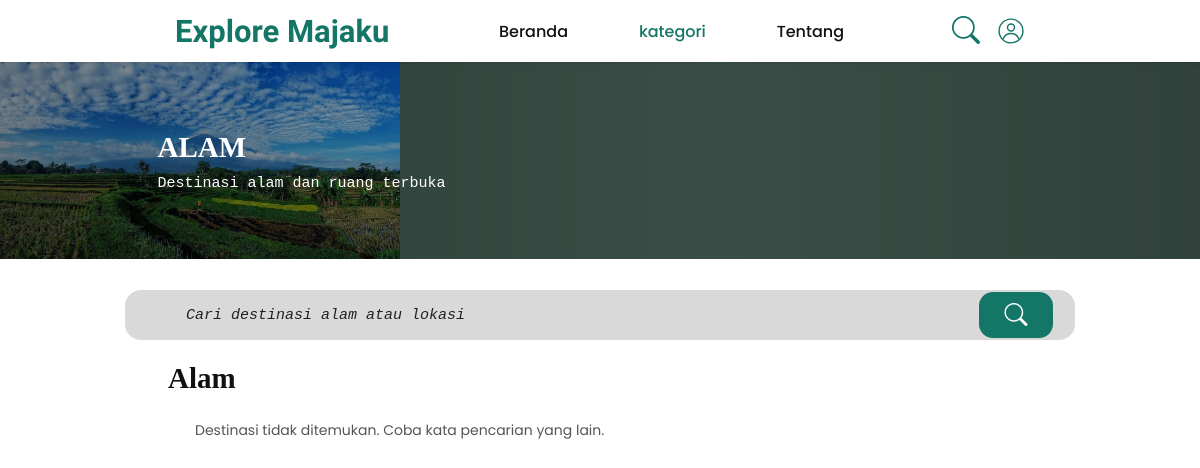
The page /FrontEnd/pages/kategori.php on the database its author committed.
### tables this page shows
CREATE TABLE `kategori` (
  `Id_kategori` int(12) NOT NULL AUTO_INCREMENT,
  `nama_kategori` varchar(255) NOT NULL,
  `deskripsi` text DEFAULT NULL,
  `gambar` varchar(600) DEFAULT NULL,
  `aktif` tinyint(1) NOT NULL DEFAULT 1,
  PRIMARY KEY (`Id_kategori`)
);

### Backend/database/wisata_repository.php (called while the page is built, shortened)
<?php
function fetchActiveCategories(mysqli $connection): array
{
    $result = $connection->query(
        "SELECT Id_kategori, nama_kategori, deskripsi, gambar
         FROM kategori
         WHERE aktif = 1
         ORDER BY nama_kategori"
    );
    $categories = $result->fetch_all(MYSQLI_ASSOC);
    return $categories;
}
function fetchTourismRows(mysqli $connection, array $filters = []): array
{
    $conditions = ["w.aktif = 1", "k.aktif = 1"];
    $parameters = [];
    $parameterTypes = "";
    if (isset($filters["id_kategori"]) && filter_var($filters["id_kategori"], FILTER_VALIDATE_INT)) {
        $conditions[] = "w.id_kategori = ?";
        $parameters[] = (int) $filters["id_kategori"];
        $parameterTypes .= "i";
    }
    foreach (["domisili", "id_kategori"] as $filter) {
        if (empty($filters[$filter . "_in"]) || !is_array($filters[$filter . "_in"])) {
            continue;
        }
        $values = array_values($filters[$filter . "_in"]);
        $conditions[] = "w.$filter IN (" . implode(",", array_fill(0, count($values), "?")) . ")";
    }
    $sql = "SELECT
                w.id_wisata,
                w.id_kategori,
                w.nama_wisata,
                w.deskripsi,
                w.alamat,
                w.domisili AS wilayah,
                w.harga_tiket,
                w.jam_buka,
                w.jam_tutup,
                w.latitude,
                w.longitude,
                w.Maps_Wisata,
                k.nama_kategori AS kategori,
                k.gambar AS gambar_kategori,
                (
                    SELECT f.link_foto
                    FROM foto_wisata AS f
                    WHERE f.id_wisata = w.id_wisata
                    ORDER BY f.Id_foto
                    LIMIT 1
                ) AS gambar,
                (
                    SELECT AVG(r.rating)
                    FROM ulasan AS r
                    WHERE r.Id_wisata = w.id_wisata
                ) AS rating,
                (
                    SELECT COUNT(*)
                    FROM ulasan AS r
                    WHERE r.Id_wisata = w.id_wisata
                ) AS jumlah_ulasan
            FROM wisata AS w
            INNER JOIN kategori AS k ON k.Id_kategori = w.id_kategori
            WHERE " . implode(" AND ", $conditions) . "
            ORDER BY w.nama_wisata";
    $statement = $connection->prepare($sql);
    if ($parameters !== []) {
        $statement->bind_param($parameterTypes, ...$parameters);
    }
    $statement->execute();
    $rows = $statement->get_result()->fetch_all(MYSQLI_ASSOC);
    return $rows;
}

### FrontEnd/pages/kategori.php (the view, shortened to what this page needs)
<?php
require_once __DIR__ . "/../../Backend/database/koneksi.php";
require_once __DIR__ . "/../../Backend/database/wisata_repository.php";
$categoryRoutes = [
    "alam" => 1,
    "air-curug" => 4,
    "buatan-kuliner" => 3,
    "sejarah-budaya" => 2
];
$categoryKey = $_GET["kategori"] ?? "alam";
$categories = fetchActiveCategories($conn);
$categoryId = $categoryRoutes[$categoryKey];
$category = null;
foreach ($categories as $availableCategory) {
    if ($availableCategory["Id_kategori"] === $categoryId) {
        $category = $availableCategory;
        break;
    }
}
if ($category === null) {
    http_response_code(404);
    $destinations = [];
    $category = [
        "Id_kategori" => $categoryId,
        "nama_kategori" => "Kategori tidak tersedia",
        "deskripsi" => "Kategori ini belum tersedia."
    ];
} else {
    $keyword = isset($_GET["keyword"]) && is_string($_GET["keyword"])
        ? trim($_GET["keyword"])
        : "";
    $destinations = fetchTourismRows($conn, [
        "id_kategori" => $categoryId,
        "keyword" => $keyword
    ]);
}
function escapeHtml(string $value): string
{
    return htmlspecialchars($value, ENT_QUOTES, 'UTF-8');
}
?>
<!DOCTYPE html>
<html lang="id">
<head>
    <link rel="stylesheet" href="https://cdn.jsdelivr.net/npm/bootstrap-icons@1.11.3/font/bootstrap-icons.min.css">
    <link rel="stylesheet" href="../CSS/kategori.css">
</head>
<body>
    <header class="site-header">
        <nav class="main-nav" aria-label="Navigasi utama">
            <a class="brand" href="../../index.php">Explore Majaku</a>
            <div class="nav-links">
                <a href="../../index.php">Beranda</a>
                <a class="active category-trigger" href="kategori.php?kategori=alam" aria-current="page">kategori</a>
                <a href="tentang.php">Tentang</a>
            </div>
            <div class="nav-icons">
                <a href="#search" aria-label="Cari destinasi"><i class="bi bi-search" aria-hidden="true"></i></a>
                <a href="../auth/Login.php" aria-label="Profil"><svg class="profile-outline-icon" viewBox="0 0 40 40" aria-hidden="true"><circle cx="20" cy="20" r="17"></circle><circle cx="20" cy="15" r="5"></circle><path d="M9 31c1.7-5 5.5-7.5 11-7.5S29.3 26 31 31"></path></svg></a>
            </div>
        </nav>
    </header>
    <main>
        <section class="hero" aria-label="<?= escapeHtml($category['nama_kategori']); ?>">
            <div class="hero-images" aria-hidden="true">
                <img src="../../<?= escapeHtml($category['gambar'] ?? 'FrontEnd/assets/images/img.png'); ?>" alt="">
            </div>
            <div class="hero-shade"></div>
            <div class="hero-copy">
                <h1><?= escapeHtml(mb_strtoupper($category['nama_kategori'], 'UTF-8')); ?></h1>
                <p><?= escapeHtml($category['deskripsi'] ?? ''); ?></p>
            </div>
        </section>
        <section class="category-content">
            <form class="search-box" id="search" action="kategori.php" method="get" role="search">
                <input
                    id="destination-search"
                    type="search"
                    name="keyword"
                    placeholder="Cari destinasi alam atau lokasi"
                    value="<?= escapeHtml($keyword); ?>"
                >
                <button type="submit" aria-label="Cari"><i class="bi bi-search" aria-hidden="true"></i></button>
            </form>
            <h2><?= escapeHtml($category['nama_kategori']); ?></h2>
            <?php if ($destinations !== []): ?>
                <div class="destination-grid">
                    <?php foreach ($destinations as $destination): ?>
                        <article class="destination-card">
                            <img
                                class="destination-image"
                                src="../../<?= escapeHtml($destination['gambar'] ?? 'FrontEnd/assets/images/img.png'); ?>"
                                alt="<?= escapeHtml($destination['nama_wisata']); ?>"
                                loading="lazy"
                            >
                            <div class="card-content">
                                <h3><?= escapeHtml($destination['nama_wisata']); ?></h3>
                                <div class="rating">
                                    <?php if ($destination['rating'] !== null): ?>
                                        <span class="stars" aria-label="Rating <?= number_format($destination['rating'], 1, ',', '.'); ?> dari 5">★ <?= number_format($destination['rating'], 1, ',', '.'); ?>/5</span>
                                        <small>(<?= (int) $destination['jumlah_ulasan']; ?> ulasan)</small>
                                    <?php else: ?>
                                        <small>Belum ada ulasan</small>
                                    <?php endif; ?>
                                </div>
                                <p class="location">
                                    <i class="bi bi-geo-alt-fill" aria-hidden="true"></i>
                                    <span><?= escapeHtml($destination['wilayah']); ?></span>
                                </p>
                                <small class="distance">
                                    <?= $destination['harga_tiket'] > 0
                                        ? 'Rp ' . number_format($destination['harga_tiket'], 0, ',', '.')
                                        : 'Harga belum tersedia'; ?>
                                </small>
                            </div>
                        </article>
                    <?php endforeach; ?>
                </div>
            <?php else: ?>
                <p class="empty-state">Destinasi tidak ditemukan. Coba kata pencarian yang lain.</p>
            <?php endif; ?>
        </section>
    </main>
</body>
</html>

### FrontEnd/CSS/kategori.css (style rules this page uses)
:root { color-scheme: light; --green: #147666; --text: #111; --muted: #d9d9d9; }
* { box-sizing: border-box; }
html { scroll-behavior: smooth; }
body { margin: 0; background: #fff; color: var(--text); font-family: 'Poppins', Arial, sans-serif; }
a { color: inherit; text-decoration: none; }
.site-header { height: 62px; background: #fff; box-shadow: 0 1px 4px rgba(0, 0, 0, .16); position: relative; z-index: 2; }
.main-nav { width: min(850px, calc(100% - 44px)); height: 100%; margin: 0 auto; display: flex; align-items: center; }
.brand { color: var(--green); font-family: 'Dancing Script', cursive; font-size: 31px; font-weight: 700; white-space: nowrap; }
.nav-links { display: flex; align-items: center; justify-content: space-between; width: 345px; margin-left: auto; }
.nav-links a { font-size: 16px; font-weight: 500; }
.nav-links a:hover, .nav-links a.active { color: var(--green); }
.nav-icons { display: flex; align-items: center; gap: 17px; margin-left: 108px; }
.nav-icons a { display: flex; align-items: center; color: var(--green); font-size: 28px; line-height: 1; }
.profile-outline-icon { width: 28px; height: 28px; fill: none; stroke: currentColor; stroke-width: 2; stroke-linecap: round; stroke-linejoin: round; }
.hero { height: 197px; position: relative; overflow: hidden; background: #49655a; }
.hero-images { position: absolute; inset: 0; display: grid; grid-template-columns: repeat(3, 1fr); }
.hero-images img { width: 100%; height: 100%; object-fit: cover; min-width: 0; }
.hero-shade { position: absolute; inset: 0; background: linear-gradient(90deg, rgba(0, 0, 0, .43), rgba(0, 0, 0, .22) 60%, rgba(0, 0, 0, .35)); }
.hero-copy { position: absolute; top: 50%; left: max(calc((100% - 885px) / 2), 6%); width: min(665px, 75%); transform: translateY(-50%); color: #fff; }
.hero-copy h1 { max-width: 420px; margin: 0 0 8px; font: 700 29px/1.35 Georgia, 'Times New Roman', serif; }
.hero-copy p { margin: 0; font: 15px/1.25 'Courier New', monospace; }
.category-content { width: min(950px, calc(100% - 40px)); margin: 31px auto 50px; }
.search-box { height: 50px; display: flex; align-items: center; margin: 0 0 20px; padding: 4px 22px 4px 59px; border-radius: 16px; background: var(--muted); }
.search-box input[type="search"] { width: 100%; height: 100%; min-width: 0; flex: 1; border: 0; outline: 0; background: transparent; color: #222; font: italic 15px 'Courier New', monospace; }
.search-box input::placeholder { color: #222; opacity: 1; }
.search-box button { width: 74px; height: 46px; flex: 0 0 74px; border: 0; border-radius: 14px; background: var(--green); color: white; font-size: 23px; line-height: 1; cursor: pointer; }
.category-content h2 { margin: 0 0 8px 43px; font: 700 29px/1.25 Georgia, 'Times New Roman', serif; }
.empty-state { width: min(810px, calc(100% - 84px)); margin: 24px auto; color: #555; font-size: 14px; }

### rows shown on the page
kategori: gambar (picture), nama_kategori "ALAM", deskripsi "Destinasi alam dan ruang terbuka", nama_kategori "Alam"
